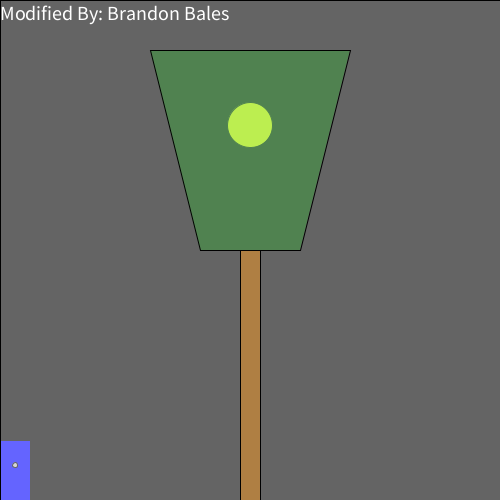
Frame 1 (no input)
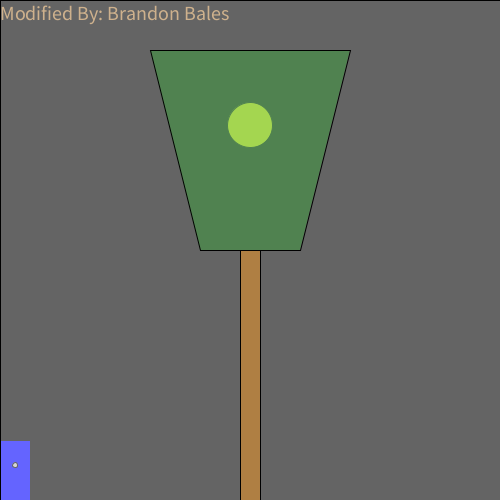
Frame 60 (the mouse pressed at the canvas centre just before this capture)
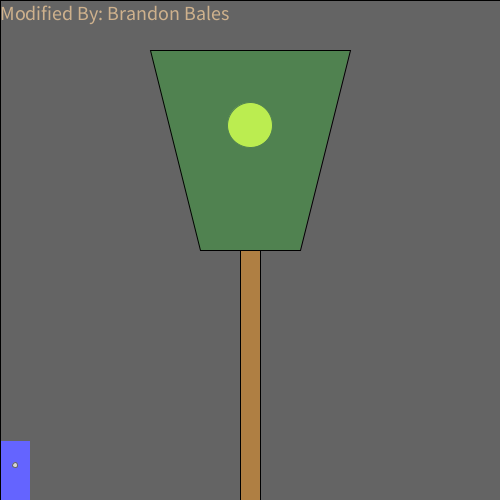
Frame 120 (the mouse held since frame 60 and released just before this capture)

The Processing sketch that drew these frames (run headless with seeded random() and noise(); from frame 60 on, the mouse is pressed at the canvas centre):

// Processing sketch: processing_160223
// ── processing_160223.pde

/*
  Norm Krumpe
  September 22, 2012
  Models a light that is triggered by motion (in this case, motion
  of the mouse).  The light also has a timer.  So, motion turns on the
  light, but a certain amount of time passing with no motion will
  cause the light to turn off again.
*/

// How close you need to get to the
// light sensor in order to turn on
// the light.  Higher values make it
// easier to trigger the light.  Distance
// is measured in pixels.
final int TRIGGER_DISTANCE = 50;

// The location of the sensor:
final int SWITCH_CENTER_X = 15;
final int SWITCH_CENTER_Y = 465;

// seconds until light shuts off automatically when there is no motion
final float SECONDS_UNTIL_AUTO_SHUTOFF = 10; 

// Light will initially be on because of this next value.
// Want the light off initially?  
// Set this to something less than SECONDS_UNTIL_AUTO_SHUTOFF
float timeOfLastTrigger = 0; 
boolean revealTriggerRegion = false;

// Just choose a window size
void setup() {
  size(500, 500);
}

// Each time the mouse moves, check to see
// if it triggered the motion sensor
void mouseMoved() {
  if (motionSensorWasTriggered()) {
    timeOfLastTrigger = millis()/1000.0;
  }
}

// When a key is pressed, toggle the "cheat" that
// reveals the motion sensor's trigger region.
void keyPressed() {
  revealTriggerRegion = !revealTriggerRegion;
}

// Draw the various parts of the scene
void draw() {
  background(0);
  modifiedBy();

  drawLightSwitch();
  drawLamp();  
  drawTriggerRegion();
}

// Draws all components of the lamp
void drawLamp() {
  drawLight();
  fill(0, 255, 0, 50);
  quad(200, 250, 300, 250, 350, 50, 150, 50);
  fill(175, 127, 67);
  rect(240, 250, 20, 250);
}

// How the light gets drawn depends on whether
// the lightbulb is lit.
void drawLight() {

  if (secondsSinceLastTrigger() < SECONDS_UNTIL_AUTO_SHUTOFF) {
    // If the light is on:
    int strength = (int)random(156, 256);
    fill(strength, strength, 0);
    ellipse(250, 125, 45, 45);
    fill(255, 100);
    rect(0, 0, width, height);
  }

  else {
    // Light is off:
    fill(10, 10, 0);
    ellipse(250, 125, 45, 45);
  }
}

// Draw the light switch/sensor
void drawLightSwitch() {
  fill(0, 0, 255);
  rect(SWITCH_CENTER_X - 15, SWITCH_CENTER_Y - 25, 30, 60);
  fill(187);
  ellipse(SWITCH_CENTER_X, SWITCH_CENTER_Y, 5, 5);
}

// Return true if the mouse triggered the sensor
boolean motionSensorWasTriggered() {
  return distanceFromLightSwitch() < TRIGGER_DISTANCE;
}

// Compute the distance between the mouse and the sensor
float distanceFromLightSwitch() {  
  return dist(mouseX, mouseY, SWITCH_CENTER_X, SWITCH_CENTER_Y);
}

// Determine how long it has been since the motion sensor
// was last turned on.
float secondsSinceLastTrigger() {
  return millis()/1000.0 - timeOfLastTrigger;
}

// Show a "cheat" region so that you know where the mouse
// needs to go in order to trigger the light sensor
void drawTriggerRegion() {
  if (revealTriggerRegion) {
    fill(255, 25);
    ellipse(SWITCH_CENTER_X, SWITCH_CENTER_Y, 
    TRIGGER_DISTANCE * 2, TRIGGER_DISTANCE * 2);
  }
}
//Print my name as the modifier
void modifiedBy() {
  textSize(20);
  text("Modified By: Brandon Bales", 0, 20);
  }
